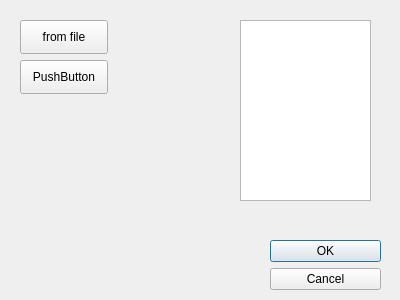
<?xml version="1.0" encoding="UTF-8"?>
<ui version="4.0">
 <class>import_2</class>
 <widget class="QDialog" name="import_2">
  <property name="geometry">
   <rect>
    <x>0</x>
    <y>0</y>
    <width>400</width>
    <height>300</height>
   </rect>
  </property>
  <property name="windowTitle">
   <string>import data</string>
  </property>
  <widget class="QDialogButtonBox" name="buttonBox">
   <property name="geometry">
    <rect>
     <x>270</x>
     <y>240</y>
     <width>111</width>
     <height>51</height>
    </rect>
   </property>
   <property name="orientation">
    <enum>Qt::Vertical</enum>
   </property>
   <property name="standardButtons">
    <set>QDialogButtonBox::Cancel|QDialogButtonBox::Ok</set>
   </property>
  </widget>
  <widget class="QPushButton" name="pushButton">
   <property name="geometry">
    <rect>
     <x>20</x>
     <y>20</y>
     <width>88</width>
     <height>34</height>
    </rect>
   </property>
   <property name="text">
    <string>from file</string>
   </property>
  </widget>
  <widget class="QListView" name="listView">
   <property name="geometry">
    <rect>
     <x>240</x>
     <y>20</y>
     <width>131</width>
     <height>181</height>
    </rect>
   </property>
  </widget>
  <widget class="QPushButton" name="pushButton_2">
   <property name="geometry">
    <rect>
     <x>20</x>
     <y>60</y>
     <width>88</width>
     <height>34</height>
    </rect>
   </property>
   <property name="text">
    <string>PushButton</string>
   </property>
  </widget>
 </widget>
 <resources/>
 <connections>
  <connection>
   <sender>buttonBox</sender>
   <signal>accepted()</signal>
   <receiver>import_2</receiver>
   <slot>accept()</slot>
   <hints>
    <hint type="sourcelabel">
     <x>248</x>
     <y>254</y>
    </hint>
    <hint type="destinationlabel">
     <x>157</x>
     <y>274</y>
    </hint>
   </hints>
  </connection>
  <connection>
   <sender>buttonBox</sender>
   <signal>rejected()</signal>
   <receiver>import_2</receiver>
   <slot>reject()</slot>
   <hints>
    <hint type="sourcelabel">
     <x>316</x>
     <y>260</y>
    </hint>
    <hint type="destinationlabel">
     <x>286</x>
     <y>274</y>
    </hint>
   </hints>
  </connection>
 </connections>
</ui>
